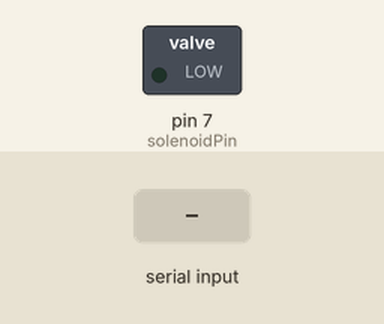
The sketch below on a simulated Arduino Uno, built with avr-gcc and run on an emulated ATmega328P. Parts: switched loads named in the sketch (green lamp = pin HIGH). Dashed ring = blinking. The test bench sets the inputs (shaded band).

Above: at 1.2 s.
1.3 s: "h" received over Serial
At 2.7 s:
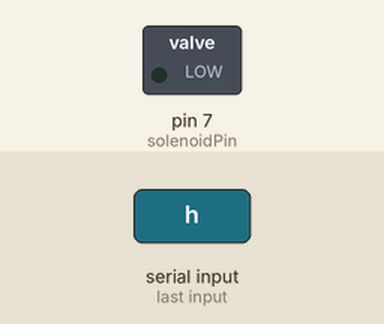
Timing chart, 0 to 5.9 s (numbered marks = the images above; inputs shaded):
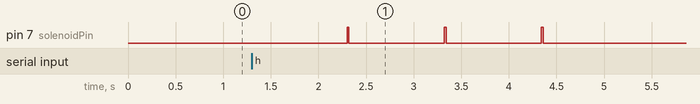

The sketch:

reward_test.ino
```cpp
/*
 * Water Reward Serial Test
 *
 * Tests the water reward solenoid by responding to serial commands.
 * Send 'h' via serial monitor to trigger 3 reward pulses.
 *
 * Hardware: Water reward solenoid connected to pin 7
 */

int solenoidPin = 7;
int incomingByte;

void setup() {
  Serial.begin(9600);
  pinMode(solenoidPin, OUTPUT);
  digitalWrite(solenoidPin, LOW);
}

void loop() {
  if (Serial.available() > 0) {
    // Read the incoming byte:
    incomingByte = Serial.read();
    if (incomingByte == 'h') {
      // Deliver 3 water pulses
      for (int i = 0; i <= 2; i++) {
        digitalWrite(solenoidPin, LOW);
        delay(1000);
        digitalWrite(solenoidPin, HIGH);
        delay(20);
      }
      digitalWrite(solenoidPin, LOW);
    }
    if (incomingByte == 'l') {
      digitalWrite(solenoidPin, LOW);
    }
  }
}
```

Measured:
- after the input at 1.3 s, pin 7 (solenoidPin): alternates HIGH for 0.02 s and LOW for 1.0 s, 6 changes in all, then stays LOW, starting after 1.0 s
